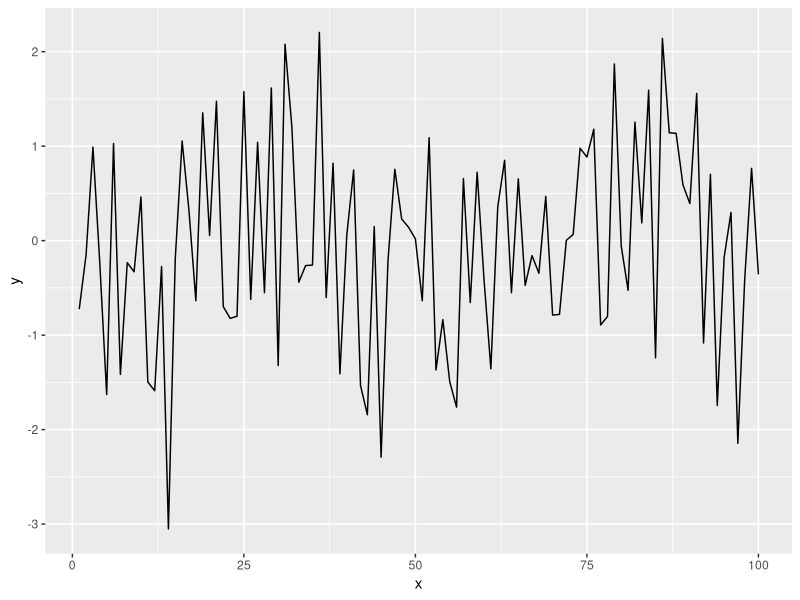
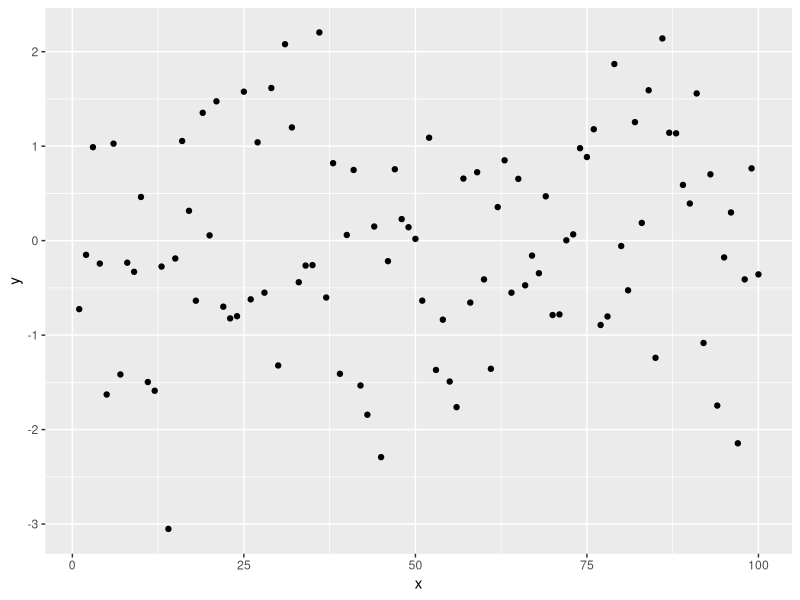
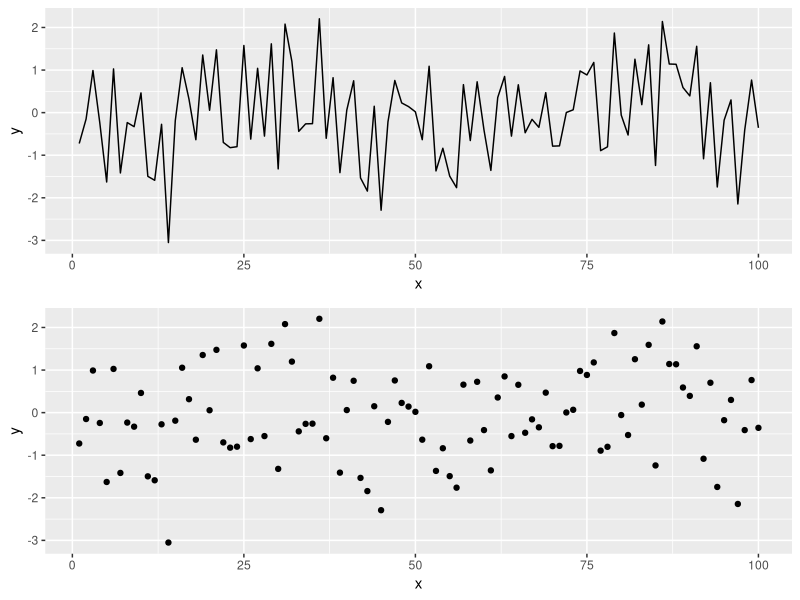

Reproduce these figures in R, in order.
## ---- chunk 1
knitr::opts_chunk$set(echo = TRUE)
## ---- chunk 2
knitr::opts_chunk$set(echo = TRUE, fig.width = 8, fig.height = 8, fig.alig = "center")
## ---- chunk 3
library(tidyverse)
library(gridExtra)
## ---- chunk 4
x <- seq(1:100)
y <- rnorm(100) 
## ---- chunk 5
data <- data.frame(x = x, y = y )
## ---- chunk 6
p1 = ggplot(data, aes(x= x, y = y)) +
geom_line()
p1
## ---- chunk 7
p2 = ggplot(data, aes(x= x, y = y)) +
geom_point()
p2 
## ---- chunk 8
grid.arrange(p1, p2)
